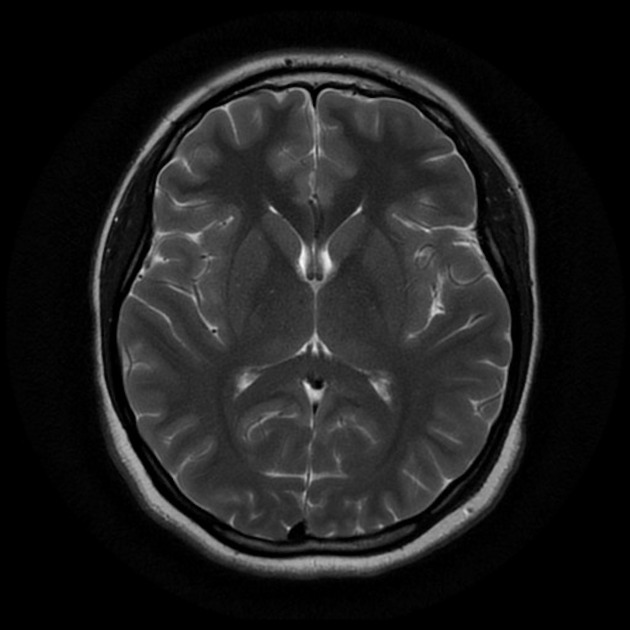
#> input picture Datasets/Dataset 1/no/1 no.jpeg, 630 x 630 px
$ python -i Process.py   (imports and definitions only)   (older library calls are emulated)
#> lines starting #> are read from the running program, lines starting #| are printed output that depends on the picture; after the words box and inside, x2 and y2 are one past the last pixel; in counts of white or black regions, pixels touching at a corner belong together
#---------------------------------------------------------- Libraries ---------------------------------------------------------------------
import imutils
import cv2
import numpy as np
import matplotlib.pyplot as plt
from PIL import Image, ImageEnhance
import skimage.exposure as exposure

#----------------------------------------------- Print Before & After functions -----------------------------------------------------------
# [54 lines left out: functions img_diff, img_plot, not called in this run]

#------------------------------------------------- Image TO Grayscale function ------------------------------------------------------------
def cnvrt(img):
    return cv2.cvtColor(img, cv2.COLOR_BGR2GRAY)

#-------------------------------------------------------- crop function -------------------------------------------------------------------
# [98 lines left out: functions crop, segment1, segment2, edge_dtct, not called in this run]

#---------------------------------------------------- Skull Removal function --------------------------------------------------------------
def skull_del(path):
    # Image Read
#> called with path = '../Datasets/Dataset 1/no/1 no.jpeg'
    if isinstance(path, str):
        img = cv2.imread(path)
#> img is the input picture: shape (630, 630, 3); min 0, max 248, mean 29.7
    else:
        img = path

    # Set dimensions
    dim=(500,590)
    img = cv2.resize(img, dim)
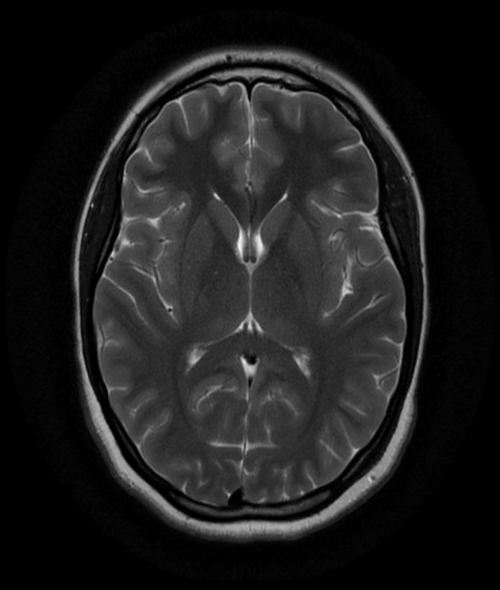
#> img: shape (590, 500, 3); min 0, max 246, mean 29.6

    if len(img.shape) == 2:
        # Grayscale image
        gray = img
        img = cv2.cvtColor(gray, cv2.COLOR_GRAY2BGR)
        gray = cv2.cvtColor(img, cv2.COLOR_BGR2GRAY, 0.7)
    elif len(img.shape) == 3 and img.shape[2] == 3:
        # Color image with three channels
        gray = cv2.cvtColor(img, cv2.COLOR_BGR2GRAY, 0.7)

    #Threshold the image to binary using Otsu's method
    ret, thresh = cv2.threshold(gray,0,255,cv2.THRESH_OTSU)
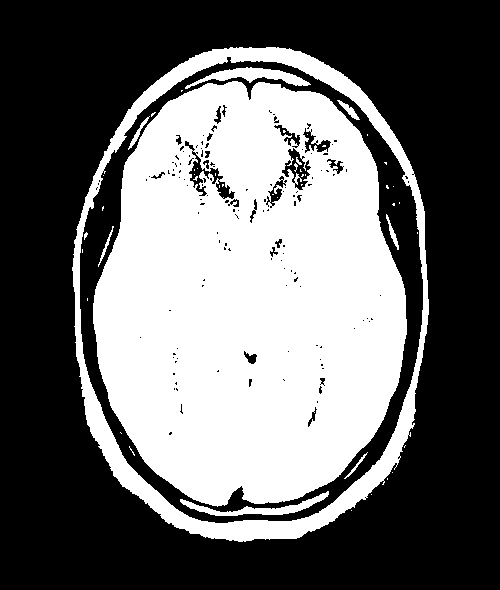
#> thresh: shape (590, 500); 40.9% white; 48 white regions (38 under 20 px), largest, box (x1, y1, x2, y2) and area: (93, 81, 407, 507) 101732, (72, 47, 429, 542) 16370, (185, 67, 311, 89) 1015
#> ret = 35
    colormask = np.zeros(img.shape, dtype=np.uint8)
    colormask[thresh!=0] = np.array((0,0,255))
    blended = cv2.addWeighted(img,0.7,colormask,0.1,0)
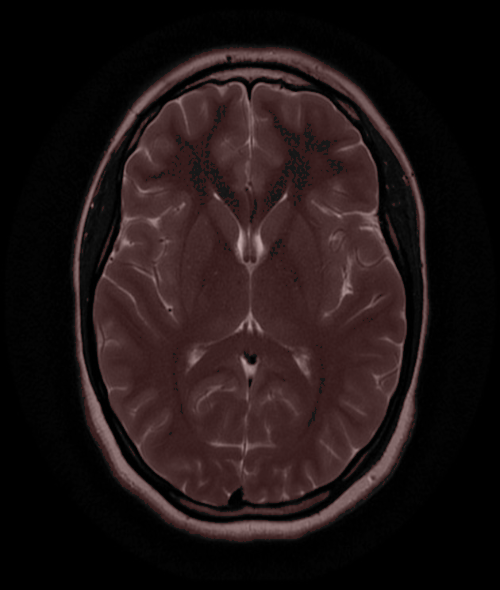
#> blended: shape (590, 500, 3); mean B, G, R 20.8, 20.8, 31.2
    # cv2.imshow('Blended', blended)

    ret, markers = cv2.connectedComponents(thresh)
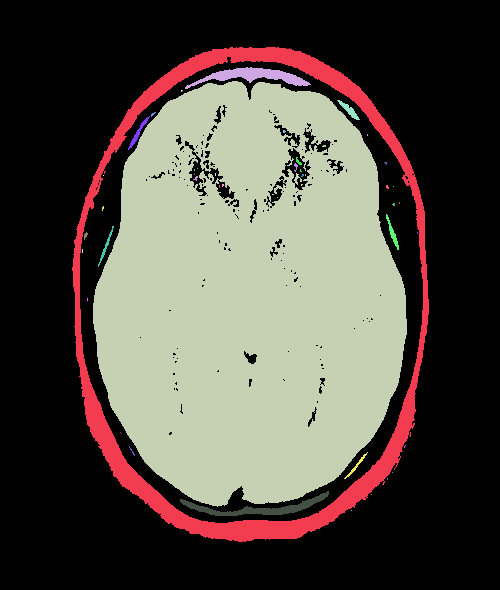
#> markers: shape (590, 500) int32; 49 distinct labels, from 0 to 48; one colour per label, 0 black
#> ret = 49
    #Get the area taken by each component. Ignore label 0 since this is the background.
    marker_area = [np.sum(markers==m) for m in range(np.max(markers)) if m!=0]
#> marker_area = 47 values, max 101732 at index 2, min 1 at index 8, mean 2570.1
    #Get label of largest component by area
    largest_component = np.argmax(marker_area)+1 #Add 1 since we dropped zero above
#> largest_component = 3
    #Get pixels which correspond to the brain
    brain_mask = markers==largest_component
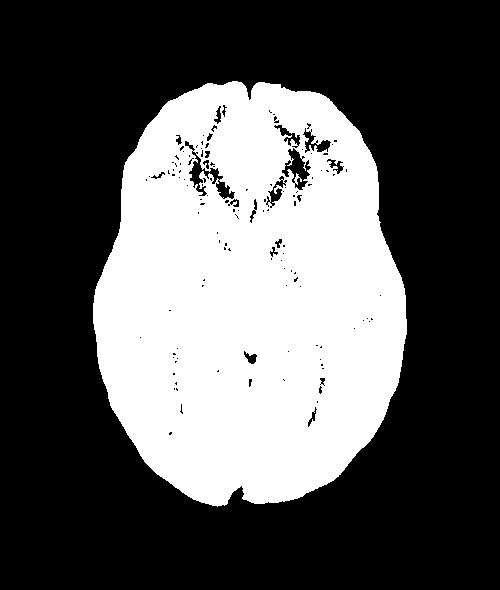
#> brain_mask: shape (590, 500) bool; 34.5% white; 1 white region, box (x1, y1, x2, y2) and area: (93, 81, 407, 507) 101732
    brain_out = img.copy()
    # Clearing the pixels that don"t correspond to the brain in a copy
    brain_out[brain_mask==False] = (0,0,0)
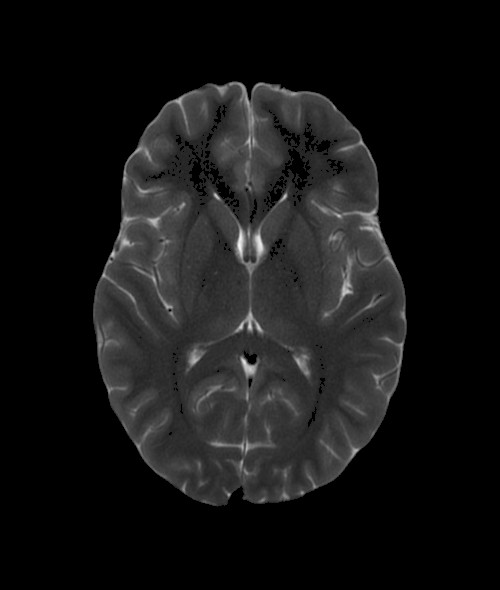
#> brain_out: shape (590, 500, 3); min 0, max 246, mean 21.4

    return brain_out

#----------------------------------------------------- Sharpening function ----------------------------------------------------------------
# [205 lines left out: functions sharpen, hist_equ, thresh, thresh_inv, av_blr, guas_blr and 6 more, not called in this run]

>>> result = skull_del('../Datasets/Dataset 1/no/1 no.jpeg')

$ run again, on Datasets/Dataset 1/no/10 no.jpg
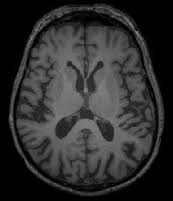
#> input picture Datasets/Dataset 1/no/10 no.jpg, 173 x 201 px
#> in skull_del, img is the input picture: shape (201, 173, 3); min 0, max 139, mean 46.7
#> img: shape (590, 500, 3)
#> in skull_del, `ret, thresh = cv2.threshold(gray,0,255,cv2.THRESH_OTSU)`:
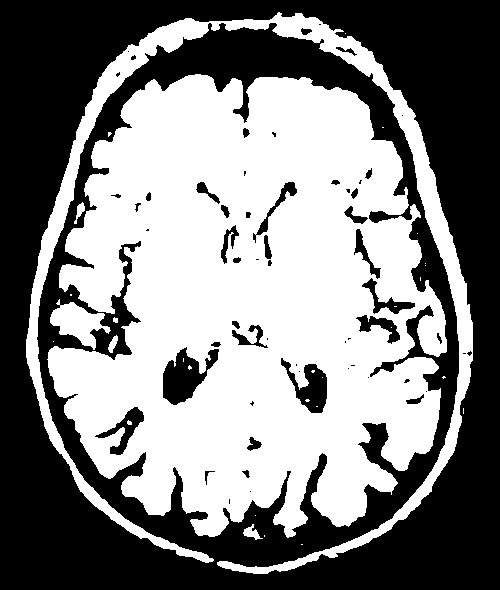
#> thresh: shape (590, 500); 50.5% white; 59 black regions (27 under 20 px), largest, box (x1, y1, x2, y2) and area: (0, 0, 500, 590) 138846, (163, 347, 219, 405) 1675, (281, 358, 327, 413) 1178
#> in skull_del, `ret, thresh = cv2.threshold(gray,0,255,cv2.THRESH_OTSU)`: ret = 46
#> markers: shape (590, 500) int32; 31 distinct labels, from 0 to 30
#> in skull_del, `ret, markers = cv2.connectedComponents(thresh)`: ret = 31
#> marker_area = 29 values, max 127348 at index 2, min 1 at index 1, mean 5132.9
#> largest_component = 3
#> brain_mask: shape (590, 500) bool; 43.2% white; 1 white region, box (x1, y1, x2, y2) and area: (47, 74, 447, 538) 127348
#> in skull_del, `brain_out[brain_mask==False] = (0,0,0)`:
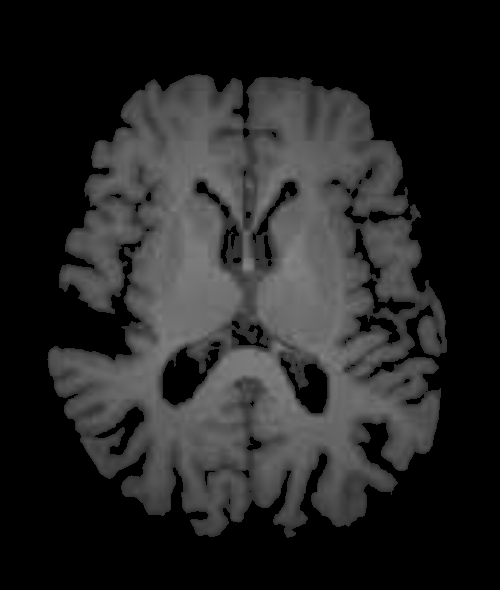
#> brain_out: shape (590, 500, 3); min 0, max 134, mean 36.4
